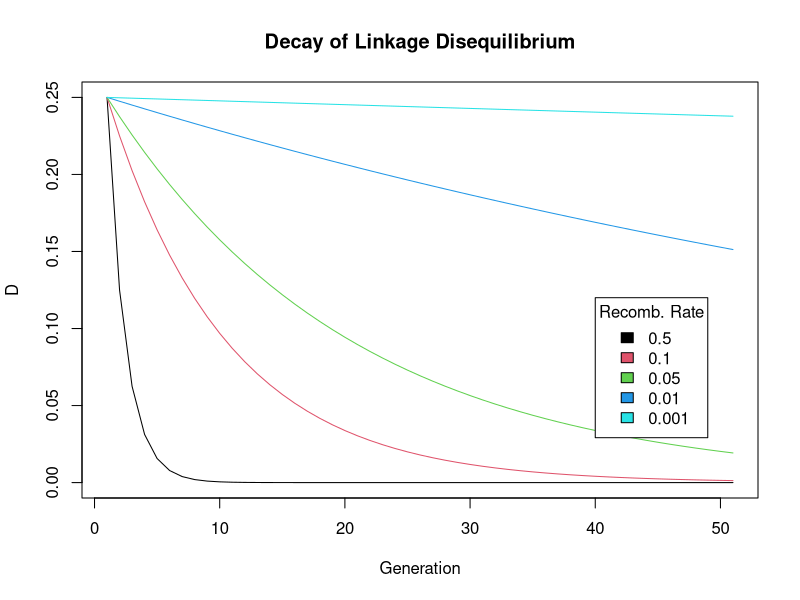
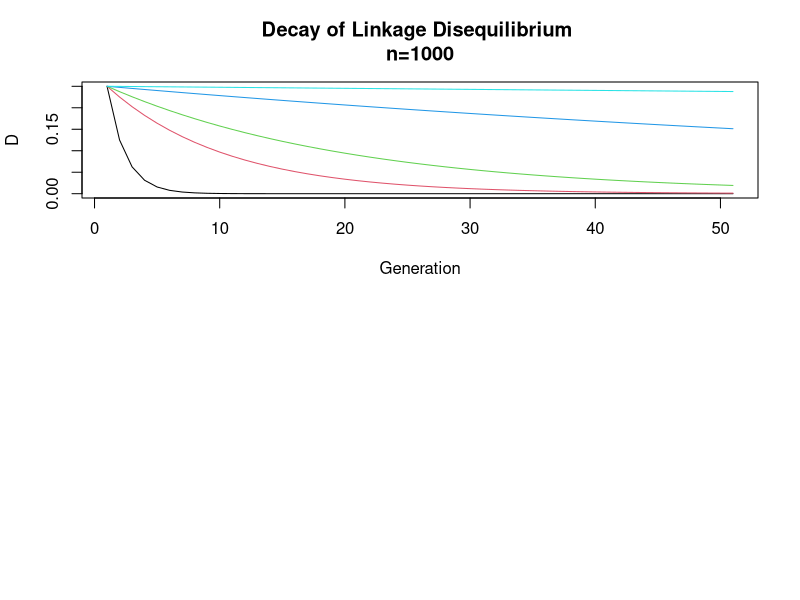

Reproduce these figures in R, in order. (Note: this script raises an error after producing the figures.)
## ---- chunk 1
Do <-.25
r <-c(.001,.01,.05,.1,.5)
r <-rev(r) # simple way to reverse order of elements; not needed if they had been input from largest to smallest
t <-c(0:50)
D <- sapply(r, function(x) Do*(1-x)^t )
matplot(D, type="l",main="Decay of Linkage Disequilibrium", xlab ="Generation", ylab="D",lty=1)
legend(40,.12,r,fill = 1:5,title="Recomb. Rate")
## ---- chunk 2
Dfin <- function(n){

n2 <-2*n

d <-matrix(0,50,5)
for (nr in 1:5){

a <-cbind(rep(0,n),rep(0,n))
b <-cbind(rep(1,n),rep(1,n))
gametes <-rbind(a,b)
newpop <-matrix(0,n2,2)
diploid <-matrix(0,2,2)
for (j in 1:50){
##n <-as.integer(rnorm(1,n,n/10))
##n2 <-2*n
k <-1
for (i in 1:n2){ 
  diploid <-gametes[sample(nrow(gametes),size=2,replace=TRUE),]
  rprob <-sample(runif(100,0,100),size=1)/100
  if (rprob>r[nr]){
		newpop[k,] <-diploid[sample(nrow(diploid),size=1),]
		k <-k+1} else{
		temp <- diploid[1,2]
		diploid[1,2] <- diploid[2,2]
		diploid[2,2] <- temp 
		newpop[k,] <- diploid[sample(nrow(diploid),size=1),]
k <-k+1}
	#print(diploid)
}
gamnum <-as.data.frame(table(newpop[,1], newpop[,2]))
gamfreq <-gamnum$Freq/n2
d[j,nr]<-gamfreq[1]*gamfreq[4]-gamfreq[2]*gamfreq[3]
gametes <-newpop
}
}
matplot(D, type="l",main=paste("Decay of Linkage Disequilibrium ","\n", "n=",n,sep=""), xlab ="Generation", ylab="D",lty=1)
for(j in 1:5){
	points(t,d[,j],col=j)
}
}
## ---- chunk 3
par(mfrow=c(2,1)) #create two panels in the plot window
sapply(c(1000,100),Dfin) # Do  two simulations, one with N=1000 and one with N=100
par(mfrow=c(1,1)) #restore single graphic panel
